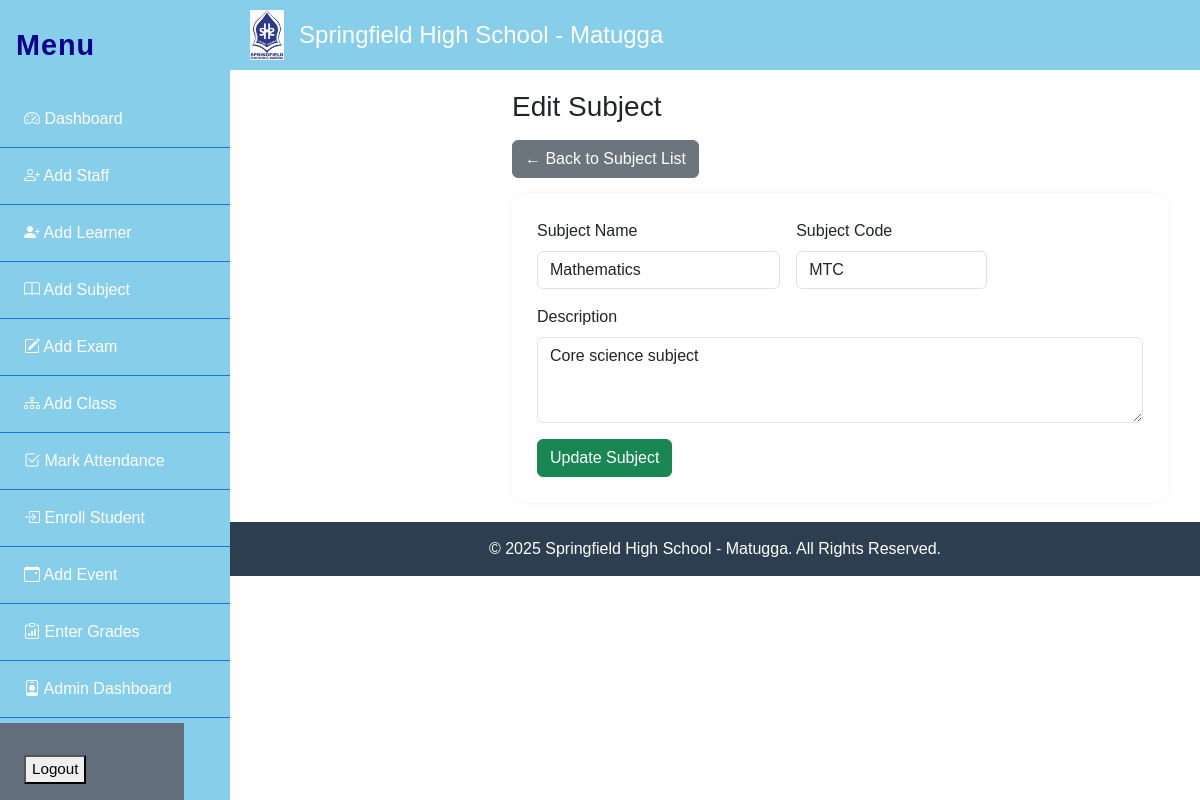
/subjects/addsubject.php?id=1, run on the app's committed database.
### tables this page shows
CREATE TABLE `subjects` (
  `subject_id` int(11) NOT NULL,
  `name` varchar(100) DEFAULT NULL,
  `code` varchar(20) DEFAULT NULL,
  `description` text DEFAULT NULL
);

### subjects/addsubject.php (the view, shortened to what this page needs)
<?php
require_once('../db.php');
$edit = isset($_GET['id']);
if ($edit) {
    $id = intval($_GET['id']);
    $stmt = $conn->prepare("SELECT * FROM subjects WHERE subject_id = ?");
    $stmt->bind_param('i', $id);
    $stmt->execute();
    $subject = $stmt->get_result()->fetch_assoc();
}
$values = [
    'name' => $edit ? $subject['name'] : '',
    'code' => $edit ? $subject['code'] : '',
    'description' => $edit ? $subject['description'] : ''
];
?>
<!DOCTYPE html>
<html lang="en">
<head>
    <link rel="stylesheet" href="https://cdn.jsdelivr.net/npm/bootstrap@5.3.2/dist/css/bootstrap.min.css">
</head>
<body>
<?php include '../header.php'; ?>
<?php include '../includes/sidebar.php'; ?>
<div class="content-wrapper">
    <div class="container-fluid">
        <h3 class="mb-3"><?= $edit ? "Edit Subject" : "Add New Subject" ?></h3>
        <a href="subjectlist.php" class="btn btn-secondary mb-3">&larr; Back to Subject List</a>
        <div class="form-container">
            <form method="post" class="row g-3">
                <div class="col-md-5">
                    <label class="form-label">Subject Name</label>
                    <input type="text" name="name" class="form-control" required value="<?= htmlspecialchars($values['name']) ?>">
                </div>
                <div class="col-md-4">
                    <label class="form-label">Subject Code</label>
                    <input type="text" name="code" class="form-control" required value="<?= htmlspecialchars($values['code']) ?>">
                </div>
                <div class="col-md-12">
                    <label class="form-label">Description</label>
                    <textarea name="description" class="form-control" rows="3"><?= htmlspecialchars($values['description']) ?></textarea>
                </div>
                <div class="col-12">
                    <button type="submit" class="btn btn-success"><?= $edit ? "Update" : "Add" ?> Subject</button>
                </div>
            </form>
        </div>
    </div>
</div>
<?php include '../footer.php'; ?>
</body>
</html>

### subjects/addsubject.php (style rules this page uses)
.content-wrapper { margin-left: 250px; padding: 20px; }
.form-container { background-color: #fff; padding: 25px; border-radius: 10px; box-shadow: 0 0 8px rgba(0, 0, 0, 0.05); }

### header.php (style rules this page uses)
body { margin: 0; font-family: Arial, sans-serif; }

### includes/sidebar.php (style rules this page uses)
body.with-sidebar { margin-left: 230px; transition: margin-left 0.3s; }

### data on the page
subjects: name "Mathematics", code "MTC", description "Core science subject"
